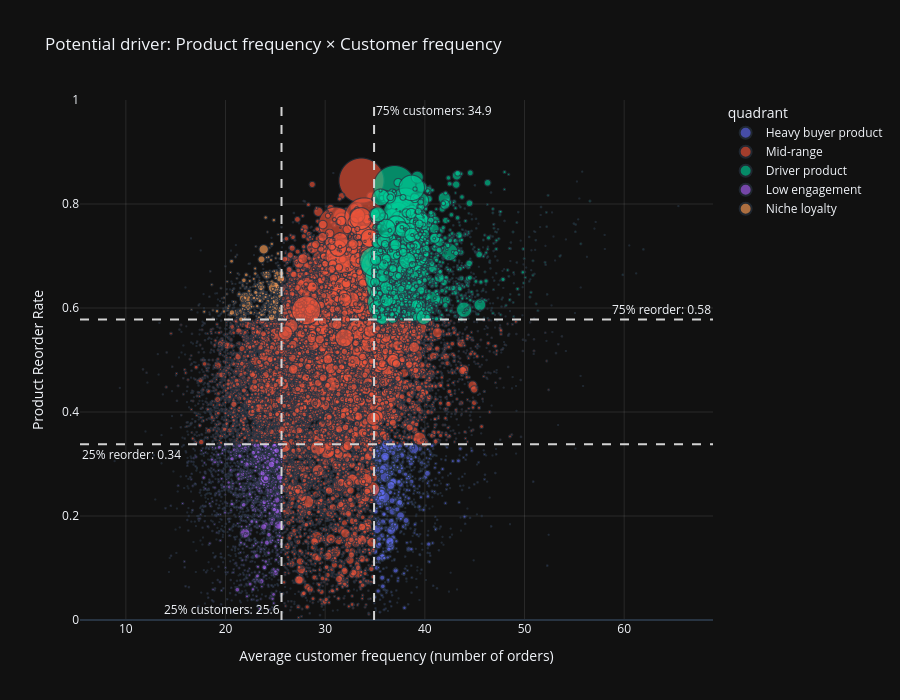

Source (notebook cell):
### Markdown cell above
### Potential driver
#### Product frequency × Customer frequency
##### Les produits souvent rachetés sont-ils portés par des clients structurellement fréquents ?

### Code cell
# Compute customer-level purchase frequency (number of unique orders per user)
client_freq = (
    df.groupby("user_id")
      .agg(n_orders=("order_id", "nunique"))
      .reset_index()
)

# Combine product-level behavior with customer frequency to assess whether some products are associated with high-frequency customers
product_driver = (
    df.merge(client_freq, on="user_id", how="left")
      .groupby("product_name")
      .agg(
          avg_customers_frequency=("n_orders", "mean"),
          reorder_rate=("reordered", "mean"),
          n_customers=("user_id", "nunique")
      )
      .reset_index()
)
product_driver = product_driver.query("n_customers >= 50")

x_low, x_high = product_driver["avg_customers_frequency"].quantile([0.25, 0.75])
y_low, y_high = product_driver["reorder_rate"].quantile([0.25, 0.75])

def classify(row):
    # High frequency & high reorder rate
    if row["avg_customers_frequency"] >= x_high and row["reorder_rate"] >= y_high:
        return "Driver product"

    # Low frequency & high reorder rate
    elif row["avg_customers_frequency"] <= x_low and row["reorder_rate"] >= y_high:
        return "Niche loyalty"

    # High frequency & low reorder rate
    elif row["avg_customers_frequency"] >= x_high and row["reorder_rate"] <= y_low:
        return "Heavy buyer product"

    # Low frequency & low reorder rate
    elif row["avg_customers_frequency"] <= x_low and row["reorder_rate"] <= y_low:
        return "Low engagement"

    else:
        return "Mid-range"


product_driver["quadrant"] = product_driver.apply(classify, axis=1)

fig = px.scatter(
    product_driver,
    x="avg_customers_frequency",
    y="reorder_rate",
    size="n_customers",         # bubble size reflects customer base
    hover_name="product_name",
    hover_data={
        "avg_customers_frequency": ':.1f',
        "reorder_rate": ':.2f',
        "n_customers": True
    },
    size_max=45,
    opacity=0.65,
    title="Potential driver: Product frequency × Customer frequency",
    color="quadrant"
)

fig.add_vline(
    x=x_low,
    line_dash="dash",
    line_color="lightgray",
    annotation_text=f"25% customers: {x_low:.1f}",
    annotation_position="bottom left"
)

fig.add_vline(
    x=x_high,
    line_dash="dash",
    line_color="lightgray",
    annotation_text=f"75% customers: {x_high:.1f}",
    annotation_position="top right"
)

fig.add_hline(
    y=y_low,
    line_dash="dash",
    line_color="lightgray",
    annotation_text=f"25% reorder: {y_low:.2f}",
    annotation_position="left bottom"
)

fig.add_hline(
    y=y_high,
    line_dash="dash",
    line_color="lightgray",
    annotation_text=f"75% reorder: {y_high:.2f}",
    annotation_position="right top"
)


fig.update_xaxes(
    title="Average customer frequency (number of orders)",
    showgrid=True,
    gridcolor="rgba(255,255,255,0.1)"
)

fig.update_yaxes(
    range=[0,1],
    title="Product Reorder Rate",
    showgrid=True,
    gridcolor="rgba(255,255,255,0.1)"
)

fig.update_layout(
    height=700,
    template="plotly_dark"
)

fig.show()

### Figure 1 — Plotly figure (JSON) as saved in the notebook; plotly's stock layout.template omitted (floating-point values rounded to 4 significant figures; data arrays with more than 128 entries replaced by an {"elided": "..."} marker saying what was removed)
{"data": [{"customdata": {"elided": "850x1 int values"}, "hovertemplate": "<b>%{hovertext}</b><br><br>quadrant=Heavy buyer product<br>avg_customers_frequency=%{x:.1f}<br>reorder_rate=%{y:.2f}<br>n_customers=%{customdata[0]}<extra></extra>", "hovertext": {"elided": "850 str values"}, "legendgroup": "Heavy buyer product", "marker": {"color": "#636efa", "opacity": 0.65, "size": {"elided": "850 int values"}, "sizemode": "area", "sizeref": 37.59, "symbol": "circle"}, "mode": "markers", "name": "Heavy buyer product", "showlegend": true, "x": {"elided": "850 float values"}, "xaxis": "x", "y": {"elided": "850 float values"}, "yaxis": "y", "type": "scattergl"}, {"customdata": {"elided": "16180x1 int values"}, "hovertemplate": "<b>%{hovertext}</b><br><br>quadrant=Mid-range<br>avg_customers_frequency=%{x:.1f}<br>reorder_rate=%{y:.2f}<br>n_customers=%{customdata[0]}<extra></extra>", "hovertext": {"elided": "16180 str values"}, "legendgroup": "Mid-range", "marker": {"color": "#EF553B", "opacity": 0.65, "size": {"elided": "16180 int values"}, "sizemode": "area", "sizeref": 37.59, "symbol": "circle"}, "mode": "markers", "name": "Mid-range", "showlegend": true, "x": {"elided": "16180 float values"}, "xaxis": "x", "y": {"elided": "16180 float values"}, "yaxis": "y", "type": "scattergl"}, {"customdata": {"elided": "2406x1 int values"}, "hovertemplate": "<b>%{hovertext}</b><br><br>quadrant=Driver product<br>avg_customers_frequency=%{x:.1f}<br>reorder_rate=%{y:.2f}<br>n_customers=%{customdata[0]}<extra></extra>", "hovertext": {"elided": "2406 str values"}, "legendgroup": "Driver product", "marker": {"color": "#00cc96", "opacity": 0.65, "size": {"elided": "2406 int values"}, "sizemode": "area", "sizeref": 37.59, "symbol": "circle"}, "mode": "markers", "name": "Driver product", "showlegend": true, "x": {"elided": "2406 float values"}, "xaxis": "x", "y": {"elided": "2406 float values"}, "yaxis": "y", "type": "scattergl"}, {"customdata": {"elided": "1831x1 int values"}, "hovertemplate": "<b>%{hovertext}</b><br><br>quadrant=Low engagement<br>avg_customers_frequency=%{x:.1f}<br>reorder_rate=%{y:.2f}<br>n_customers=%{customdata[0]}<extra></extra>", "hovertext": {"elided": "1831 str values"}, "legendgroup": "Low engagement", "marker": {"color": "#ab63fa", "opacity": 0.65, "size": {"elided": "1831 int values"}, "sizemode": "area", "sizeref": 37.59, "symbol": "circle"}, "mode": "markers", "name": "Low engagement", "showlegend": true, "x": {"elided": "1831 float values"}, "xaxis": "x", "y": {"elided": "1831 float values"}, "yaxis": "y", "type": "scattergl"}, {"customdata": {"elided": "536x1 int values"}, "hovertemplate": "<b>%{hovertext}</b><br><br>quadrant=Niche loyalty<br>avg_customers_frequency=%{x:.1f}<br>reorder_rate=%{y:.2f}<br>n_customers=%{customdata[0]}<extra></extra>", "hovertext": {"elided": "536 str values"}, "legendgroup": "Niche loyalty", "marker": {"color": "#FFA15A", "opacity": 0.65, "size": {"elided": "536 int values"}, "sizemode": "area", "sizeref": 37.59, "symbol": "circle"}, "mode": "markers", "name": "Niche loyalty", "showlegend": true, "x": {"elided": "536 float values"}, "xaxis": "x", "y": {"elided": "536 float values"}, "yaxis": "y", "type": "scattergl"}], "layout": {"xaxis": {"anchor": "y", "domain": [0.0, 1.0], "title": {"text": "Average customer frequency (number of orders)"}, "showgrid": true, "gridcolor": "rgba(255,255,255,0.1)"}, "yaxis": {"anchor": "x", "domain": [0.0, 1.0], "title": {"text": "Product Reorder Rate"}, "range": [0, 1], "showgrid": true, "gridcolor": "rgba(255,255,255,0.1)"}, "legend": {"title": {"text": "quadrant"}, "tracegroupgap": 0, "itemsizing": "constant"}, "title": {"text": "Potential driver: Product frequency × Customer frequency"}, "shapes": [{"line": {"color": "lightgray", "dash": "dash"}, "type": "line", "x0": 25.62, "x1": 25.62, "xref": "x", "y0": 0, "y1": 1, "yref": "y domain"}, {"line": {"color": "lightgray", "dash": "dash"}, "type": "line", "x0": 34.91, "x1": 34.91, "xref": "x", "y0": 0, "y1": 1, "yref": "y domain"}, {"line": {"color": "lightgray", "dash": "dash"}, "type": "line", "x0": 0, "x1": 1, "xref": "x domain", "y0": 0.3379, "y1": 0.3379, "yref": "y"}, {"line": {"color": "lightgray", "dash": "dash"}, "type": "line", "x0": 0, "x1": 1, "xref": "x domain", "y0": 0.5778, "y1": 0.5778, "yref": "y"}], "annotations": [{"showarrow": false, "text": "25% customers: 25.6", "x": 25.62, "xanchor": "right", "xref": "x", "y": 0, "yanchor": "bottom", "yref": "y domain"}, {"showarrow": false, "text": "75% customers: 34.9", "x": 34.91, "xanchor": "left", "xref": "x", "y": 1, "yanchor": "top", "yref": "y domain"}, {"showarrow": false, "text": "25% reorder: 0.34", "x": 0, "xanchor": "left", "xref": "x domain", "y": 0.3379, "yanchor": "top", "yref": "y"}, {"showarrow": false, "text": "75% reorder: 0.58", "x": 1, "xanchor": "right", "xref": "x domain", "y": 0.5778, "yanchor": "bottom", "yref": "y"}], "height": 700}}
